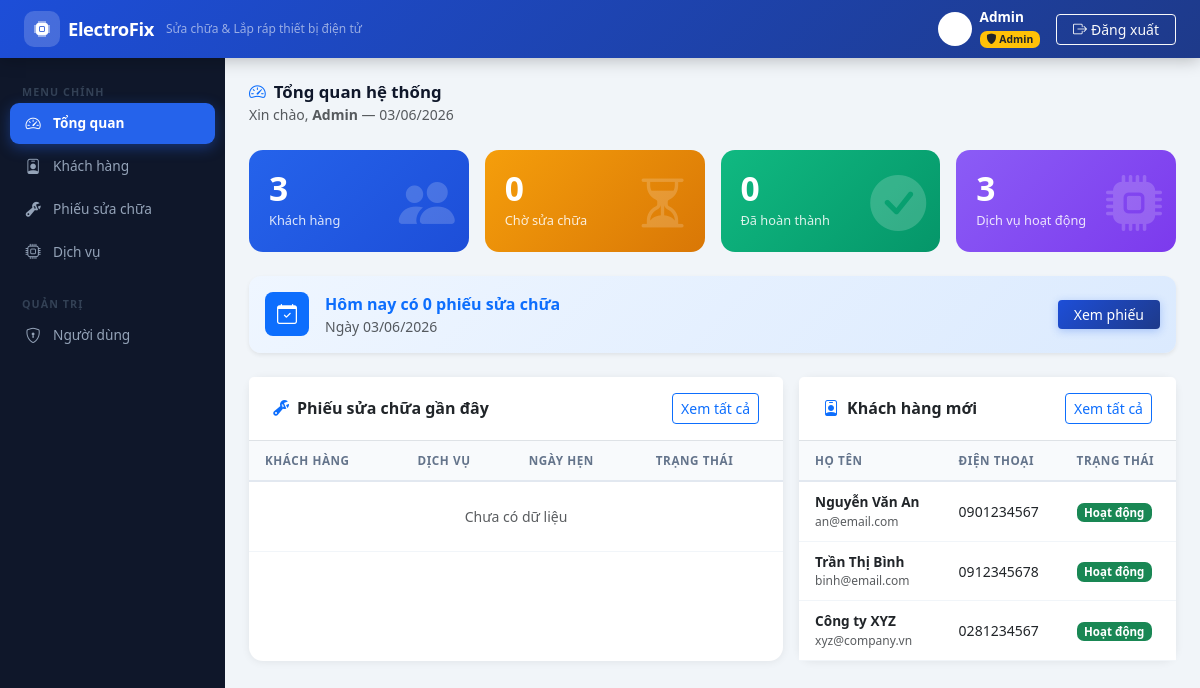
/pages/dashboard.php (signed in), run on the app's committed database.
### tables this page shows
CREATE TABLE IF NOT EXISTS customer (
  id               INT AUTO_INCREMENT PRIMARY KEY,
  customer_type_id INT,
  full_name        VARCHAR(200) NOT NULL,
  phone            VARCHAR(20),
  email            VARCHAR(100),
  address          TEXT,
  status           TINYINT DEFAULT 1 COMMENT '1=hoat dong, 0=ngung',
  created_at       TIMESTAMP DEFAULT CURRENT_TIMESTAMP,
  FOREIGN KEY (customer_type_id) REFERENCES customer_type(id) ON DELETE SET NULL
);

### pages/dashboard.php (the view, shortened to what this page needs)
<?php include '../includes/header.php'; ?>
<?php include '../includes/sidebar.php'; ?>
<?php
$totalCustomers  = $conn->query("SELECT COUNT(*) FROM customer")->fetch_row()[0];
$totalServices   = $conn->query("SELECT COUNT(*) FROM services WHERE status=1")->fetch_row()[0];
$pendingRepairs  = $conn->query("SELECT COUNT(*) FROM appointments WHERE status='pending'")->fetch_row()[0];
$doneRepairs     = $conn->query("SELECT COUNT(*) FROM appointments WHERE status='done'")->fetch_row()[0];
$todayRepairs    = $conn->query("SELECT COUNT(*) FROM appointments WHERE DATE(appointment_date)=CURDATE()")->fetch_row()[0];
$recentRepairs   = $conn->query("
    SELECT a.*, c.full_name AS customer_name, u.full_name AS staff_name, s.name AS service_name
    FROM appointments a
    LEFT JOIN customer c ON a.customer_id = c.id
    LEFT JOIN users u    ON a.user_id = u.id
    LEFT JOIN services s ON a.service_id = s.id
    ORDER BY a.created_at DESC LIMIT 6
")->fetch_all(MYSQLI_ASSOC);
$recentCustomers = $conn->query("SELECT * FROM customer ORDER BY created_at DESC LIMIT 5")->fetch_all(MYSQLI_ASSOC);
?>
<div class="container-fluid p-4 flex-grow-1">
  <div class="mb-4">
    <h5 class="page-title mb-0"><i class="bi bi-speedometer2 me-2 text-primary"></i>Tổng quan hệ thống</h5>
    <span class="text-muted small">Xin chào, <strong><?= htmlspecialchars($authUser['full_name']) ?></strong> — <?= date('d/m/Y') ?></span>
  </div>
  <div class="row g-3 mb-4">
    <div class="col-6 col-lg-3">
      <div class="stat-card" style="background:linear-gradient(135deg,#2563eb,#1d4ed8)">
        <div class="value"><?= $totalCustomers ?></div>
        <div class="label">Khách hàng</div>
        <i class="bi bi-people-fill bg-icon"></i>
      </div>
    </div>
    <div class="col-6 col-lg-3">
      <div class="stat-card" style="background:linear-gradient(135deg,#f59e0b,#d97706)">
        <div class="value"><?= $pendingRepairs ?></div>
        <div class="label">Chờ sửa chữa</div>
        <i class="bi bi-hourglass-split bg-icon"></i>
      </div>
    </div>
    <div class="col-6 col-lg-3">
      <div class="stat-card" style="background:linear-gradient(135deg,#10b981,#059669)">
        <div class="value"><?= $doneRepairs ?></div>
        <div class="label">Đã hoàn thành</div>
        <i class="bi bi-check-circle-fill bg-icon"></i>
      </div>
    </div>
    <div class="col-6 col-lg-3">
      <div class="stat-card" style="background:linear-gradient(135deg,#8b5cf6,#7c3aed)">
        <div class="value"><?= $totalServices ?></div>
        <div class="label">Dịch vụ hoạt động</div>
        <i class="bi bi-cpu-fill bg-icon"></i>
      </div>
    </div>
  </div>
  <div class="alert d-flex align-items-center gap-3 mb-4 border-0 shadow-sm" style="background:linear-gradient(135deg,#eff6ff,#dbeafe);border-radius:12px">
    <div class="bg-primary rounded-3 d-flex align-items-center justify-content-center text-white" style="width:44px;height:44px;flex-shrink:0">
      <i class="bi bi-calendar-check fs-5"></i>
    </div>
    <div>
      <div class="fw-semibold text-primary">Hôm nay có <strong><?= $todayRepairs ?></strong> phiếu sửa chữa</div>
      <div class="text-muted small">Ngày <?= date('d/m/Y') ?></div>
    </div>
    <a href="/pages/appointments.php" class="btn btn-primary btn-sm ms-auto px-3">Xem phiếu</a>
  </div>
  <div class="row g-3">
    <div class="col-lg-7">
      <div class="card h-100">
        <div class="card-header bg-white border-bottom py-3 px-4 d-flex justify-content-between align-items-center">
          <span class="fw-semibold"><i class="bi bi-wrench-adjustable me-2 text-primary"></i>Phiếu sửa chữa gần đây</span>
          <a href="/pages/appointments.php" class="btn btn-outline-primary btn-sm">Xem tất cả</a>
        </div>
        <div class="card-body p-0">
          <table class="table table-hover mb-0">
            <thead>
              <tr><th>Khách hàng</th><th>Dịch vụ</th><th>Ngày hẹn</th><th>Trạng thái</th></tr>
            </thead>
            <tbody>
              <?php if (!$recentRepairs): ?>
              <tr><td colspan="4" class="text-center text-muted py-4">Chưa có dữ liệu</td></tr>
              <?php endif; ?>
            </tbody>
          </table>
        </div>
      </div>
    </div>
    <div class="col-lg-5">
      <div class="card h-100">
        <div class="card-header bg-white border-bottom py-3 px-4 d-flex justify-content-between align-items-center">
          <span class="fw-semibold"><i class="bi bi-person-badge me-2 text-primary"></i>Khách hàng mới</span>
          <a href="/pages/customers.php" class="btn btn-outline-primary btn-sm">Xem tất cả</a>
        </div>
        <div class="card-body p-0">
          <table class="table table-hover mb-0">
            <thead><tr><th>Họ tên</th><th>Điện thoại</th><th>Trạng thái</th></tr></thead>
            <tbody>
              <?php if (!$recentCustomers): ?>
              <tr><td colspan="3" class="text-center text-muted py-4">Chưa có dữ liệu</td></tr>
              <?php else: ?>
              <?php foreach ($recentCustomers as $c): ?>
              <tr>
                <td>
                  <div class="fw-semibold" style="font-size:.85rem"><?= htmlspecialchars($c['full_name']) ?></div>
                  <div class="text-muted" style="font-size:.75rem"><?= htmlspecialchars($c['email'] ?? '') ?></div>
                </td>
                <td class="small"><?= htmlspecialchars($c['phone'] ?? '—') ?></td>
                <td><?= $c['status'] == 1 ? '<span class="badge bg-success">Hoạt động</span>' : '<span class="badge bg-secondary">Ngưng</span>' ?></td>
              </tr>
              <?php endforeach; ?>
              <?php endif; ?>
            </tbody>
          </table>
        </div>
      </div>
    </div>
  </div>
</div>
</body>
</html>

### includes/header.php (shortened to what this page needs)
<?php
$page = basename($_SERVER['PHP_SELF'], '.php');
$authUser = $_SESSION['user'];
$isAdmin  = $authUser['role'] === 'admin';
?>
<!DOCTYPE html>
<html lang="vi">
<head>
  <link href="https://cdn.jsdelivr.net/npm/bootstrap@5.3.0/dist/css/bootstrap.min.css" rel="stylesheet">
  <link href="https://cdn.jsdelivr.net/npm/bootstrap-icons@1.11.0/font/bootstrap-icons.css" rel="stylesheet">
  <link href="/assets/style.css" rel="stylesheet">
</head>
<body>
<nav class="navbar app-navbar px-4 d-flex align-items-center justify-content-between">
  <a href="/pages/dashboard.php" class="d-flex align-items-center gap-2 text-decoration-none">
    <div class="brand-icon"><i class="bi bi-cpu-fill text-white"></i></div>
    <div>
      <div class="brand-title">ElectroFix</div>
    </div>
    <span class="brand-sub d-none d-md-block ms-1">Sửa chữa & Lắp ráp thiết bị điện tử</span>
  </a>
  <div class="d-flex align-items-center gap-3">
    <div class="d-flex align-items-center gap-2">
      <div class="rounded-circle bg-white bg-opacity-20 d-flex align-items-center justify-content-center" style="width:34px;height:34px">
        <i class="bi bi-person-fill text-white"></i>
      </div>
      <div>
        <div class="text-white fw-semibold" style="font-size:.85rem;line-height:1.2"><?= htmlspecialchars($authUser['full_name']) ?></div>
        <span class="badge <?= $isAdmin ? 'bg-warning text-dark' : 'bg-light text-dark' ?>" style="font-size:.65rem">
          <?= $isAdmin ? '<i class="bi bi-shield-fill"></i> Admin' : '<i class="bi bi-person"></i> Nhân viên' ?>
        </span>
      </div>
    </div>
    <button class="btn btn-outline-light btn-sm px-3" onclick="doLogout()">
      <i class="bi bi-box-arrow-right me-1"></i>Đăng xuất
    </button>
  </div>
</nav>
<div class="d-flex">

### includes/sidebar.php
<nav id="sidebar">
  <div class="sidebar-label">Menu chính</div>
  <ul class="nav flex-column">
    <li class="nav-item">
      <a class="nav-link <?= $page==='dashboard'?'active':'' ?>" href="/pages/dashboard.php">
        <i class="bi bi-speedometer2"></i> Tổng quan
      </a>
    </li>
    <li class="nav-item">
      <a class="nav-link <?= $page==='customers'?'active':'' ?>" href="/pages/customers.php">
        <i class="bi bi-person-badge"></i> Khách hàng
      </a>
    </li>
    <li class="nav-item">
      <a class="nav-link <?= $page==='appointments'?'active':'' ?>" href="/pages/appointments.php">
        <i class="bi bi-wrench-adjustable"></i> Phiếu sửa chữa
      </a>
    </li>
    <li class="nav-item">
      <a class="nav-link <?= $page==='services'?'active':'' ?>" href="/pages/services.php">
        <i class="bi bi-cpu"></i> Dịch vụ
      </a>
    </li>
  </ul>
  <?php if ($isAdmin): ?>
  <div class="sidebar-label" style="margin-top:12px">Quản trị</div>
  <ul class="nav flex-column">
    <li class="nav-item">
      <a class="nav-link <?= $page==='users'?'active':'' ?>" href="/pages/users.php">
        <i class="bi bi-shield-lock"></i> Người dùng
      </a>
    </li>
  </ul>
  <?php endif; ?>
</nav>

### assets/style.css (style rules this page uses)
:root { --sidebar-bg: #0f172a; --sidebar-active: #2563eb; --sidebar-text: #94a3b8; --primary-grad: linear-gradient(135deg, #1d4ed8 0%, #1e3a8a 100%); }
body { font-family: 'Segoe UI', system-ui, -apple-system, sans-serif; background: #f1f5f9; color: #1e293b; }
.app-navbar { background: var(--primary-grad) !important; box-shadow: 0 2px 16px rgba(0,0,0,.25); height: 58px; position: sticky; top: 0; z-index: 1030; }
.brand-icon { background: rgba(255,255,255,.18); border-radius: 10px; width: 36px; height: 36px; display: flex; align-items: center; justify-content: center; }
.brand-title { font-size: 1.15rem; font-weight: 800; color: #fff; letter-spacing: -.4px; }
.brand-sub { color: rgba(255,255,255,.55); font-size: .75rem; }
#sidebar { background: var(--sidebar-bg); min-width: 225px; width: 225px; min-height: calc(100vh - 58px); padding: 16px 10px 16px; flex-shrink: 0; position: sticky; top: 58px; align-self: flex-start; }
.sidebar-label { font-size: .67rem; text-transform: uppercase; letter-spacing: .1em; color: #334155; padding: 10px 12px 3px; font-weight: 700; }
#sidebar .nav-link { color: var(--sidebar-text); border-radius: 9px; padding: 9px 14px; font-size: .855rem; display: flex; align-items: center; gap: 11px; transition: background .15s, color .15s; margin-bottom: 2px; text-decoration: none; }
#sidebar .nav-link i { font-size: .95rem; width: 18px; text-align: center; flex-shrink: 0; }
#sidebar .nav-link.active { background: var(--sidebar-active); color: #fff; font-weight: 600; box-shadow: 0 4px 14px rgba(37,99,235,.4); }
.card { border: none; border-radius: 14px; box-shadow: 0 1px 8px rgba(0,0,0,.07); }
.stat-card { border-radius: 14px; border: none; padding: 22px 20px; color: #fff; position: relative; overflow: hidden; transition: transform .2s, box-shadow .2s; }
.stat-card .bg-icon { position: absolute; right: 14px; bottom: 8px; font-size: 3.5rem; opacity: .18; }
.stat-card .value { font-size: 2.1rem; font-weight: 800; line-height: 1; }
.stat-card .label { font-size: .8rem; opacity: .85; margin-top: 5px; }
.table thead th { font-size: .73rem; text-transform: uppercase; letter-spacing: .05em; color: #64748b; font-weight: 700; background: #f8fafc; border-bottom: 2px solid #e2e8f0; padding: 11px 16px; white-space: nowrap; }
.table tbody td { vertical-align: middle; padding: 10px 16px; font-size: .875rem; border-color: #f1f5f9; }
.btn-primary { background: var(--primary-grad); border: none; box-shadow: 0 2px 8px rgba(37,99,235,.3); }
.badge { font-size: .72rem; padding: .35em .65em; border-radius: 7px; font-weight: 600; }
.page-title { font-size: 1.05rem; font-weight: 700; color: #0f172a; }

### data on the page
customer: full_name "Nguyễn Văn An", email "an@email.com", phone "0901234567", status "Hoạt động"
customer: full_name "Trần Thị Bình", email "binh@email.com", phone "0912345678", status "Hoạt động"
customer: full_name "Công ty XYZ", email "xyz@company.vn", phone "0281234567", status "Hoạt động"

### other printed values
$authUser['full_name'] "Admin"
$totalCustomers "3"
$pendingRepairs "0"
$doneRepairs "0"
$totalServices "3"
$todayRepairs "0"
